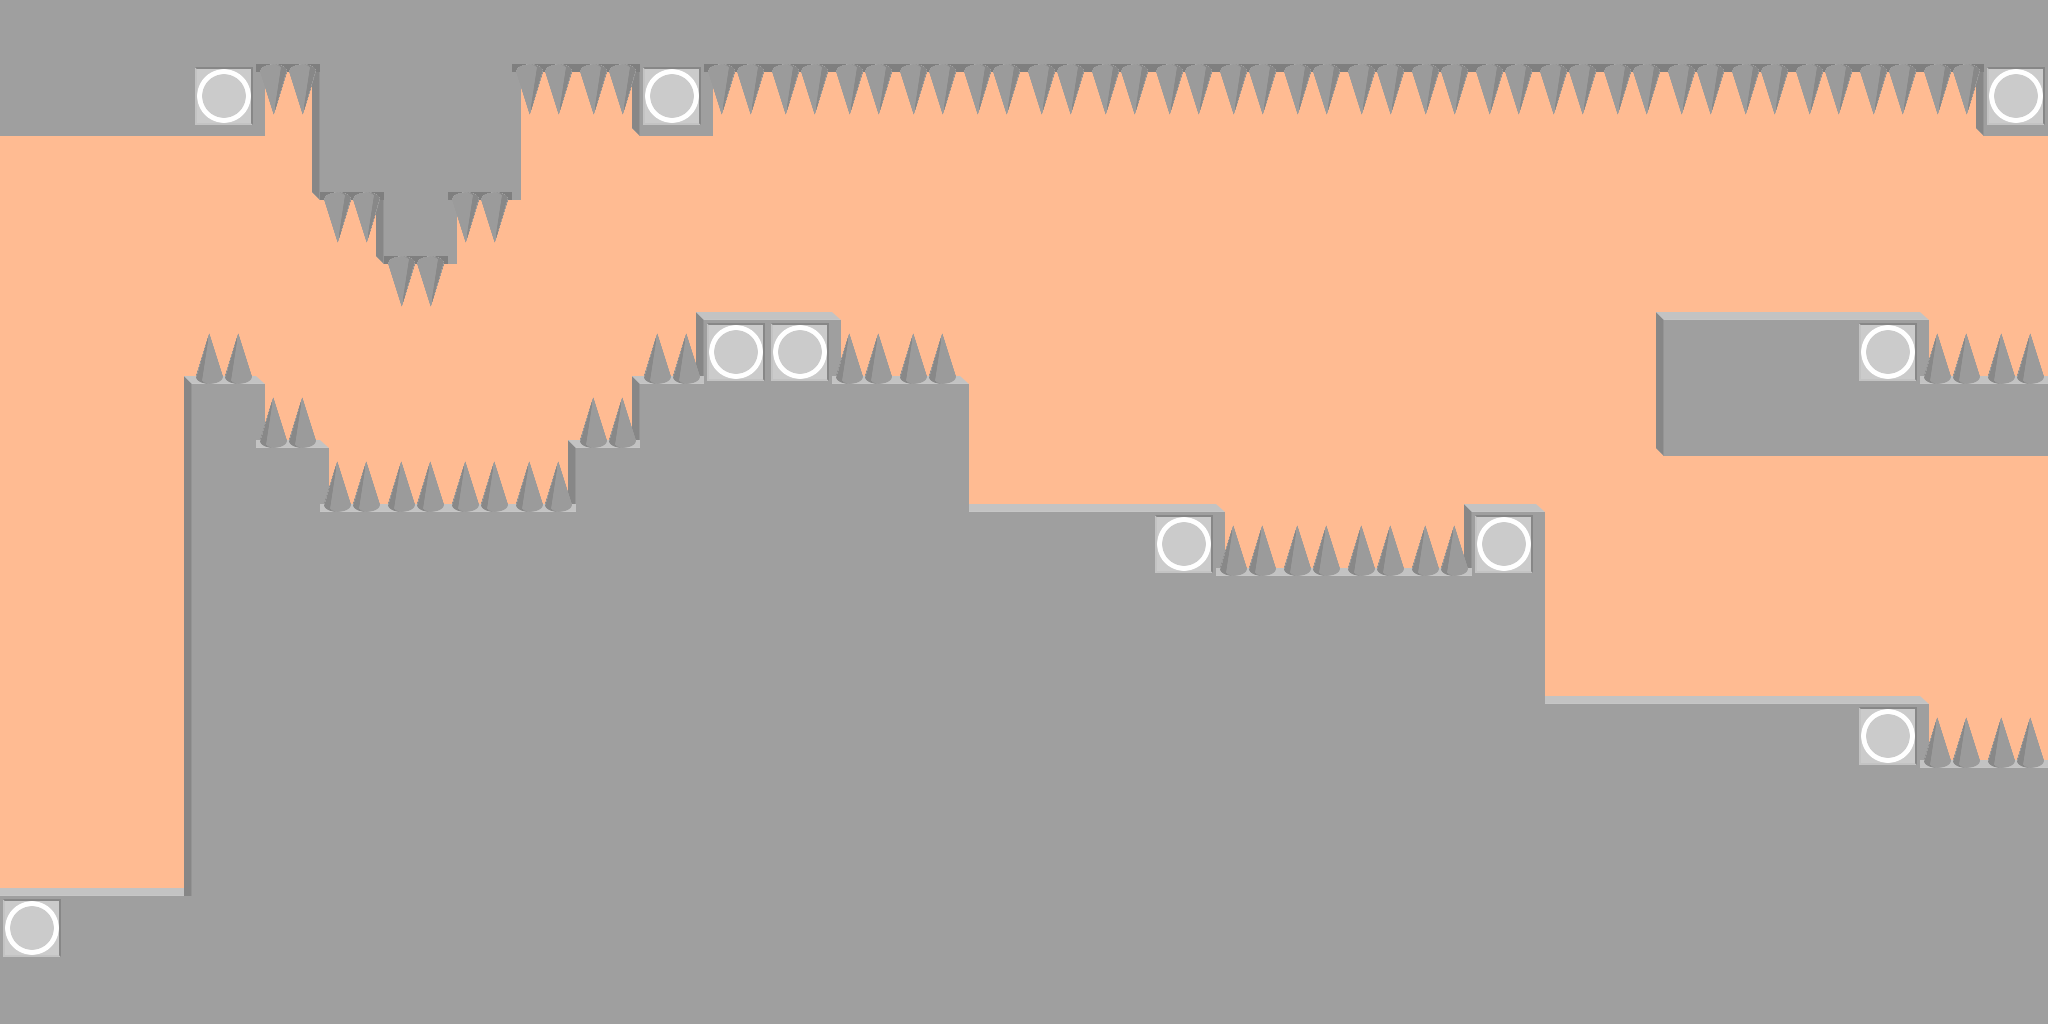

Tiled map render using the project's own tile images. Description and the map definition, with tile-layer contents summarised, below:
An orthogonal 32x16 tile map with 64x64 px tiles, 6 tile layers (borderTop, borderBottom, borderLeft, borderRight, ...).

<map version="1.0" orientation="orthogonal" renderorder="right-down" width="32" height="16" tilewidth="64" tileheight="64" backgroundcolor="#ffbb92" nextobjectid="4">
 <properties>
  <property name="endBottom" value="14" />
  <property name="endTop" value="1" />
  <property name="nextSection" value="section4b" />
  <property name="startBottom" value="14" />
  <property name="startTop" value="1" />
 </properties>
 <tileset firstgid="1" name="boxes_map" tilewidth="64" tileheight="64" tilecount="20">
  <image source="../boxes_map.png" width="320" height="256" />
  <tile id="1">
   <properties>
    <property name="type" value="spike" />
   </properties>
  </tile>
  <tile id="2">
   <properties>
    <property name="type" value="activator" />
   </properties>
  </tile>
  <tile id="3">
   <properties>
    <property name="type" value="spike" />
   </properties>
  </tile>
  <tile id="11">
   <properties>
    <property name="type" value="brick" />
   </properties>
  </tile>
 </tileset>
 <layer name="borderTop" width="32" height="16">
  <data>[512 cells, 20 non-empty, 1 distinct tile ids]</data>
 </layer>
 <layer name="borderBottom" width="32" height="16">
  <data>[512 cells, 12 non-empty, 1 distinct tile ids]</data>
 </layer>
 <layer name="borderLeft" width="32" height="16">
  <data>[512 cells, 19 non-empty, 1 distinct tile ids]</data>
 </layer>
 <layer name="borderRight" width="32" height="16">
  <data>[512 cells, 16 non-empty, 1 distinct tile ids]</data>
 </layer>
 <layer name="borderCorners" width="32" height="16">
  <data>[512 cells, 23 non-empty, 4 distinct tile ids]</data>
 </layer>
 <layer name="level" width="32" height="16">
  <data>[512 cells, 323 non-empty, 4 distinct tile ids]</data>
 </layer>
</map>